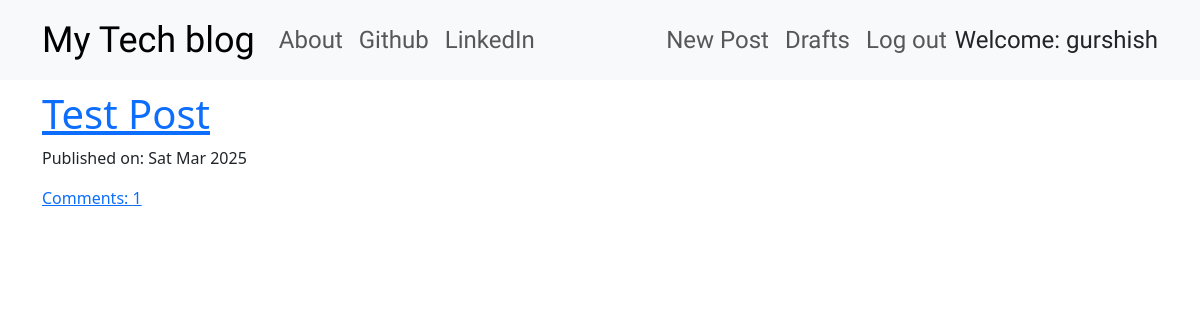
Before: / (signed in) with the older database file.
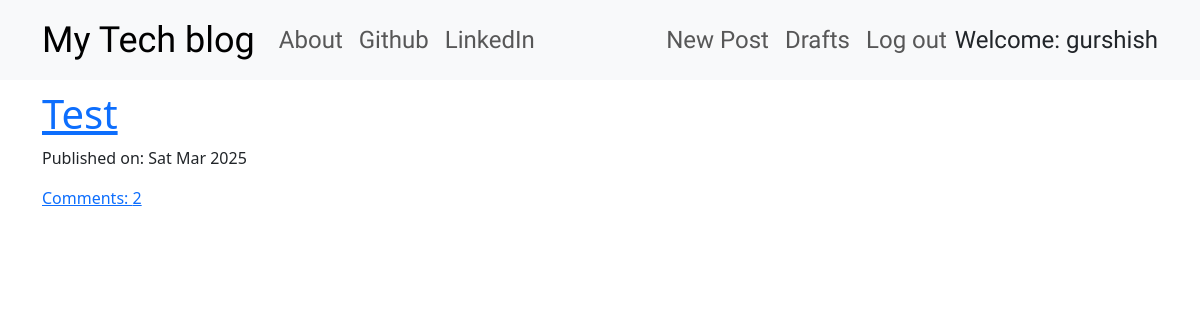
After: the same page with the newer database file.
### blog/models.py (models this page shows, shortened)
class Post(models.Model):
    author = models.ForeignKey('auth.User', on_delete=models.CASCADE)
    title = models.CharField(max_length=200)
    text = models.TextField()
    create_date = models.DateTimeField(default=timezone.now)
    published_date = models.DateTimeField(blank=True, null=True)
    def approve_comments(self):
        return self.comments.filter(approved_comment=True)

### blog/views.py (the view)
# urls.py: path("",views.PostListView.as_view(), name = "post_list"),
class PostListView(ListView):
    model = Post
    def get_queryset(self):
        return Post.objects.filter(published_date__lte=timezone.now()).order_by('-published_date')

### blog/templates/blog/post_list.html
{% extends 'blog/base.html' %}
{% block content %}
<div class="centerstage">
    {% for post in post_list %}
    <div class="post">
        <h1><a href="{% url 'post_detail' pk=post.pk %}">{{post.title}}</a></h1>
        <div class="date">
            <p>Published on: {{post.published_date|date:"D M Y"}}</p>
        </div>
        <a href="{% url 'post_detail' pk=post.pk %}">Comments: {{post.approve_comments.count}}</a>
    </div>
    {% endfor %}
</div>
{% endblock %}

Changed rows visible on the page:
removed Post: title "Test Post", published_date "Sat Mar 2025", approve_comments.count "1"
added Post: title "Test", published_date "Sat Mar 2025", approve_comments.count "2"
